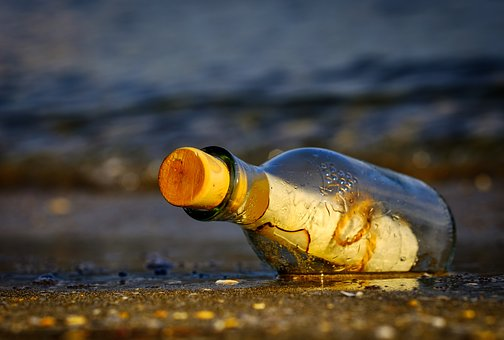
%> input picture Matlab/Matlab_4_pros/a15_bottle_image.jpg, 504 x 340 px
$ octave a15_3_filtering_using_2D_fft.m   (GNU Octave 9; MATLAB toolbox functions it lacks are replaced by stand-ins)
%> lines starting %> are read from the running program, lines starting %| are printed output that depends on the picture
img = imread('a15_bottle_image.jpg');
%> img is the input picture: size 340x504x3 uint8; mean R, G, B 79.1, 73.3, 63.2

ft = fftshift(fft2(img));

[x y ~] = size(ft);
%> x = 340; y = 504
D = 20;
mask = fspecial('disk', D) == 0;
mask = imresize(padarray(mask, [floor((x/2)-D) floor((y/2)-D)], 1, 'both'), [x y]);
masked_ft = ft .* mask;
filtered_image = ifft2(ifftshift(masked_ft), 'symmetric');
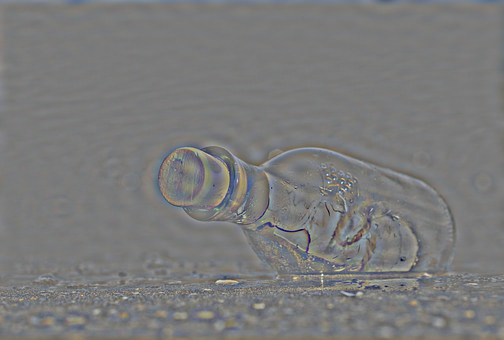
%> filtered_image: size 340x504x3 double; mean R, G, B 0, 0, 0; drawn with min black and max white

imshow(filtered_image);
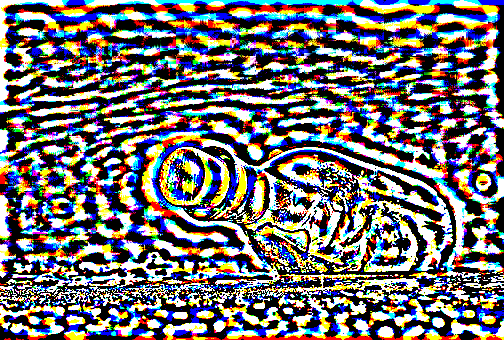
%> displayed picture: size 340x504x3, on the screen's scale of 0 to 255; mean R, G, B 113.1, 111.4, 112.7
